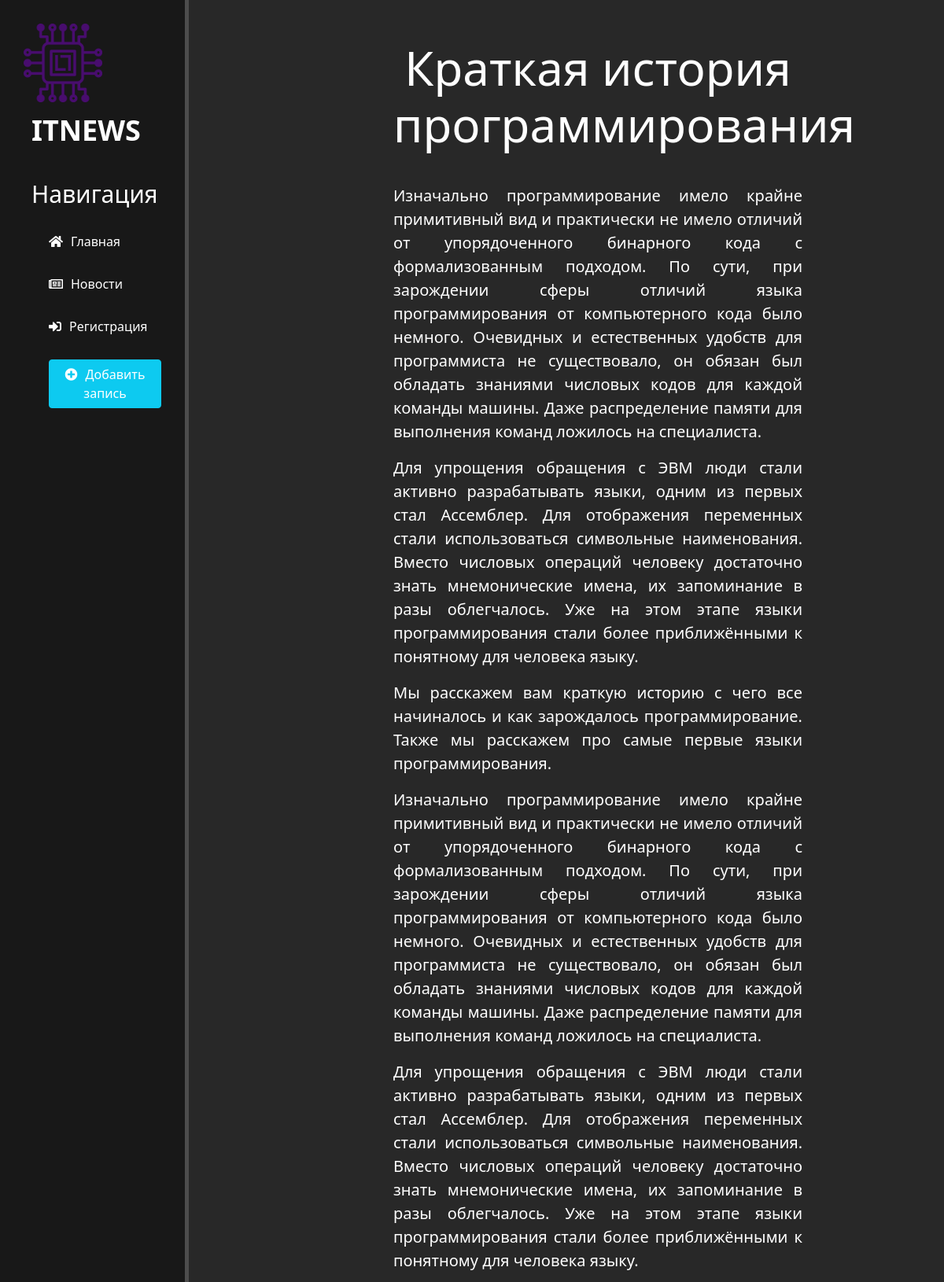
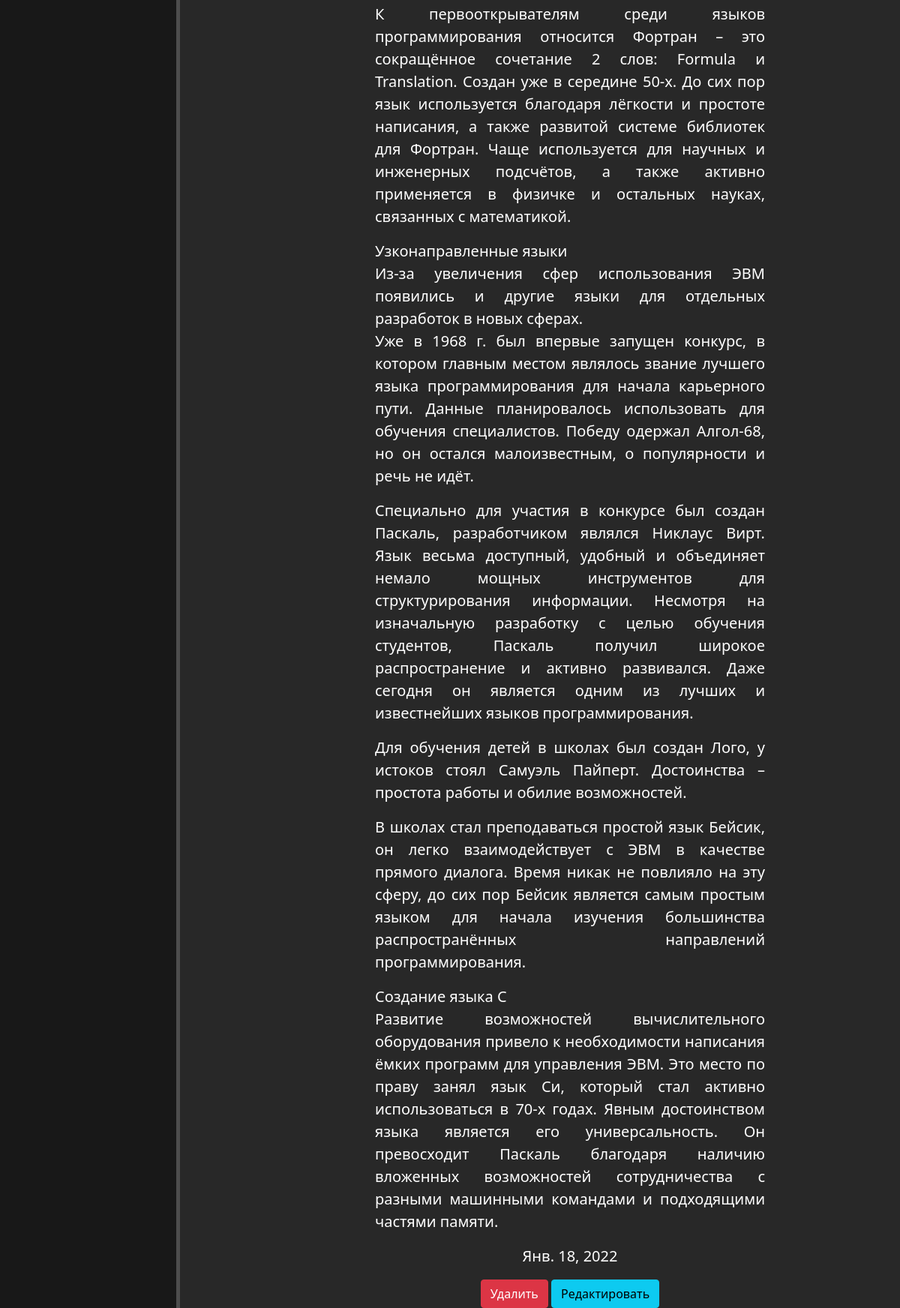
/news/kratkaya-istoriya-programmirovaniya, run on the app's committed database (2 pictures, top to bottom).
### news/models.py (models this page shows, shortened)
class Articles(models.Model):
    title = models.CharField('Название', max_length=100)
    anons = models.TextField('Анонс')
    full_text = models.TextField('Статья')
    date = models.DateField('Дата публикации')
    slug = AutoSlugField(populate_from='title')
    class Meta:
        verbose_name = 'Новость'
        verbose_name_plural = 'Новости'

### news/views.py (the view)
# urls.py: path('<slug:slug>', views.NewsDetail.as_view(), name='news_detail'),
class NewsDetail(DetailView):
    model = Articles
    template_name = 'news/details.html'
    context_object_name = 'article'

### news/templates/news/details.html (shortened to what this page needs)
{% extends 'main/layout.html' %}
{% block content %}
    <div class="detailtext">
        <h1>{{ article.title }}</h1>
        <p>{{ article.full_text|linebreaks }}</p>
        <div class="btnRed"> <p>{{ article.date }}</p>
        <a href="{%  url 'news_delete' article.slug  %} " class="btn btn-danger">Удалить</a>
        <a href="{%  url 'news_update' article.slug  %}" class="btn btn-info">Редактировать</a> </div>
    </div>
{%endblock%}

### main/static/main/css/main.css (style rules this page uses)
body { background:#282828; }
.detailtext { float: left; color: white; margin-top: 50px; text-align: justify; width: 85%; padding-left:500px; }
.detailtext h1 { font-size:60px; text-align:center; margin-bottom:40px }
.detailtext p { font-size:20px; }
.btnRed { text-align:center }

### data on the page
Articles: title "Краткая история программирования", full_text "Изначально программирование имело крайне примитивный вид и практически не имело отличий от упорядоченного бинарного кода с формализованным подходом. По сути, при зарождении сферы отличий языка программирования от компьютерного кода было немного. Очевидных и естественных удобств для программиста не существовало, он обязан был обладать знаниями числовых кодов для каждой команды машины. Даже распределение памяти для выполнения команд ложилось на специалиста. Для упрощения обращения с ЭВМ люди стали активно разрабатывать языки, одним из первых стал Ассемблер. Для отображения переменных стали использоваться символьные наименования. Вместо числовых операций человеку достаточно знать мнемонические…", date "Янв. 18, 2022"
